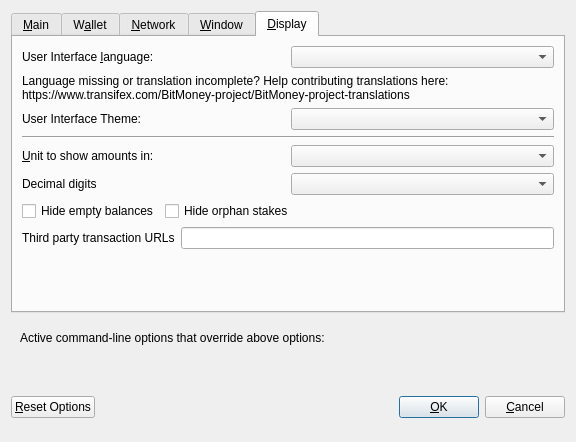
<?xml version="1.0" encoding="UTF-8"?>
<ui version="4.0">
 <class>OptionsDialog</class>
 <widget class="QDialog" name="OptionsDialog">
  <property name="geometry">
   <rect>
    <x>0</x>
    <y>0</y>
    <width>576</width>
    <height>442</height>
   </rect>
  </property>
  <property name="windowTitle">
   <string>Options</string>
  </property>
  <property name="modal">
   <bool>true</bool>
  </property>
  <layout class="QVBoxLayout" name="verticalLayout">
   <item>
    <widget class="QTabWidget" name="tabWidget">
     <property name="currentIndex">
      <number>4</number>
     </property>
     <widget class="QWidget" name="tabMain">
      <attribute name="title">
       <string>&amp;Main</string>
      </attribute>
      <layout class="QVBoxLayout" name="verticalLayout_Main">
       <item>
        <widget class="QCheckBox" name="bitcoinAtStartup">
         <property name="toolTip">
          <string>Automatically start BitMoney after logging in to the system.</string>
         </property>
         <property name="text">
          <string>&amp;Start BitMoney on system login</string>
         </property>
        </widget>
       </item>
       <item>
        <layout class="QHBoxLayout" name="horizontalLayout_2_Main">
         <item>
          <widget class="QLabel" name="databaseCacheLabel">
           <property name="text">
            <string>Size of &amp;database cache</string>
           </property>
           <property name="textFormat">
            <enum>Qt::PlainText</enum>
           </property>
           <property name="buddy">
            <cstring>databaseCache</cstring>
           </property>
          </widget>
         </item>
         <item>
          <widget class="QSpinBox" name="databaseCache"/>
         </item>
         <item>
          <widget class="QLabel" name="databaseCacheUnitLabel">
           <property name="text">
            <string>MB</string>
           </property>
           <property name="textFormat">
            <enum>Qt::PlainText</enum>
           </property>
          </widget>
         </item>
         <item>
          <spacer name="horizontalSpacer_2_Main">
           <property name="orientation">
            <enum>Qt::Horizontal</enum>
           </property>
           <property name="sizeHint" stdset="0">
            <size>
             <width>40</width>
             <height>20</height>
            </size>
           </property>
          </spacer>
         </item>
        </layout>
       </item>
       <item>
        <layout class="QHBoxLayout" name="horizontalLayout_3_Main">
         <item>
          <widget class="QLabel" name="threadsScriptVerifLabel">
           <property name="text">
            <string>Number of script &amp;verification threads</string>
           </property>
           <property name="textFormat">
            <enum>Qt::PlainText</enum>
           </property>
           <property name="buddy">
            <cstring>threadsScriptVerif</cstring>
           </property>
          </widget>
         </item>
         <item>
          <widget class="QSpinBox" name="threadsScriptVerif">
           <property name="toolTip">
            <string>(0 = auto, &lt;0 = leave that many cores free)</string>
           </property>
          </widget>
         </item>
         <item>
          <spacer name="horizontalSpacer_3_Main">
           <property name="orientation">
            <enum>Qt::Horizontal</enum>
           </property>
           <property name="sizeHint" stdset="0">
            <size>
             <width>40</width>
             <height>20</height>
            </size>
           </property>
          </spacer>
         </item>
        </layout>
       </item>
       <item>
        <spacer name="verticalSpacer_2">
         <property name="orientation">
          <enum>Qt::Vertical</enum>
         </property>
         <property name="sizeHint" stdset="0">
          <size>
           <width>20</width>
           <height>40</height>
          </size>
         </property>
        </spacer>
       </item>
       <item>
        <widget class="QCheckBox" name="checkBoxZeromintEnable">
         <property name="toolTip">
          <string>Enable automatic minting of BIT units to zBIT</string>
         </property>
         <property name="layoutDirection">
          <enum>Qt::LeftToRight</enum>
         </property>
         <property name="text">
          <string>Enable zBIT Automint</string>
         </property>
        </widget>
       </item>
       <item>
        <layout class="QHBoxLayout" name="horizontalLayout_3">
         <item>
          <widget class="QLabel" name="percentage_label">
           <property name="toolTip">
            <string>Percentage of incoming BIT which get automatically converted to zBIT via Zerocoin Protocol (min: 10%)</string>
           </property>
           <property name="text">
            <string>Percentage of autominted zBIT</string>
           </property>
          </widget>
         </item>
         <item>
          <widget class="QSpinBox" name="zeromintPercentage">
           <property name="minimum">
            <number>1</number>
           </property>
           <property name="maximum">
            <number>100</number>
           </property>
          </widget>
         </item>
        </layout>
       </item>
       <item>
        <layout class="QHBoxLayout" name="horizontalLayout" stretch="0,0">
         <property name="sizeConstraint">
          <enum>QLayout::SetFixedSize</enum>
         </property>
         <item>
          <widget class="QLabel" name="labelPreferredDenom">
           <property name="maximumSize">
            <size>
             <width>16777215</width>
             <height>16777215</height>
            </size>
           </property>
           <property name="toolTip">
            <string>Wait with automatic conversion to Zerocoin until enough BIT for this denomination is available</string>
           </property>
           <property name="text">
            <string>Preferred Automint zBIT Denomination</string>
           </property>
          </widget>
         </item>
         <item>
          <widget class="QComboBox" name="preferredDenom">
           <property name="maximumSize">
            <size>
             <width>16777215</width>
             <height>27</height>
            </size>
           </property>
           <property name="toolTip">
            <string>Wait with automatic conversion to Zerocoin until enough BIT for this denomination is available</string>
           </property>
           <property name="maxVisibleItems">
            <number>9</number>
           </property>
           <property name="maxCount">
            <number>9</number>
           </property>
          </widget>
         </item>
        </layout>
       </item>
      </layout>
     </widget>
     <widget class="QWidget" name="tabWallet">
      <attribute name="title">
       <string>W&amp;allet</string>
      </attribute>
      <layout class="QVBoxLayout" name="verticalLayout_Wallet">
       <item>
        <layout class="QHBoxLayout" name="horizontalLayout_2_Wallet">
         <item>
          <widget class="QLabel" name="labelStakeSplitThresholdText">
           <property name="text">
            <string>Stake split threshold:</string>
           </property>
          </widget>
         </item>
         <item>
          <widget class="QSpinBox" name="spinBoxStakeSplitThreshold">
           <property name="minimum">
            <number>1</number>
           </property>
           <property name="maximum">
            <number>999999</number>
           </property>
          </widget>
         </item>
        </layout>
       </item>
       <item>
        <widget class="QGroupBox" name="groupBox">
         <property name="title">
          <string>Expert</string>
         </property>
         <layout class="QVBoxLayout" name="verticalLayout_2">
          <item>
           <widget class="QCheckBox" name="coinControlFeatures">
            <property name="toolTip">
             <string>Whether to show coin control features or not.</string>
            </property>
            <property name="text">
             <string>Enable coin &amp;control features</string>
            </property>
           </widget>
          </item>
          <item>
           <widget class="QCheckBox" name="showMasternodesTab">
            <property name="toolTip">
             <string>Show additional tab listing all your masternodes in first sub-tab&lt;br/&gt;and all masternodes on the network in second sub-tab.</string>
            </property>
            <property name="text">
             <string>Show Masternodes Tab</string>
            </property>
           </widget>
          </item>
          <item>
           <widget class="QCheckBox" name="spendZeroConfChange">
            <property name="toolTip">
             <string>If you disable the spending of unconfirmed change, the change from a transaction&lt;br/&gt;cannot be used until that transaction has at least one confirmation.&lt;br/&gt;This also affects how your balance is computed.</string>
            </property>
            <property name="text">
             <string>&amp;Spend unconfirmed change</string>
            </property>
           </widget>
          </item>
         </layout>
        </widget>
       </item>
       <item>
        <spacer name="verticalSpacer_Wallet">
         <property name="orientation">
          <enum>Qt::Vertical</enum>
         </property>
         <property name="sizeHint" stdset="0">
          <size>
           <width>20</width>
           <height>40</height>
          </size>
         </property>
        </spacer>
       </item>
      </layout>
     </widget>
     <widget class="QWidget" name="tabNetwork">
      <attribute name="title">
       <string>&amp;Network</string>
      </attribute>
      <layout class="QVBoxLayout" name="verticalLayout_Network">
       <item>
        <widget class="QCheckBox" name="mapPortUpnp">
         <property name="toolTip">
          <string>Automatically open the BitMoney client port on the router. This only works when your router supports UPnP and it is enabled.</string>
         </property>
         <property name="text">
          <string>Map port using &amp;UPnP</string>
         </property>
        </widget>
       </item>
       <item>
        <widget class="QCheckBox" name="allowIncoming">
         <property name="toolTip">
          <string>Accept connections from outside</string>
         </property>
         <property name="text">
          <string>Allow incoming connections</string>
         </property>
        </widget>
       </item>
       <item>
        <widget class="QCheckBox" name="connectSocks">
         <property name="toolTip">
          <string>Connect to the BitMoney network through a SOCKS5 proxy.</string>
         </property>
         <property name="text">
          <string>&amp;Connect through SOCKS5 proxy (default proxy):</string>
         </property>
        </widget>
       </item>
       <item>
        <layout class="QHBoxLayout" name="horizontalLayout_1_Network">
         <item>
          <widget class="QLabel" name="proxyIpLabel">
           <property name="text">
            <string>Proxy &amp;IP:</string>
           </property>
           <property name="textFormat">
            <enum>Qt::PlainText</enum>
           </property>
           <property name="buddy">
            <cstring>proxyIp</cstring>
           </property>
          </widget>
         </item>
         <item>
          <widget class="QValidatedLineEdit" name="proxyIp">
           <property name="minimumSize">
            <size>
             <width>140</width>
             <height>0</height>
            </size>
           </property>
           <property name="maximumSize">
            <size>
             <width>140</width>
             <height>16777215</height>
            </size>
           </property>
           <property name="toolTip">
            <string>IP address of the proxy (e.g. IPv4: 127.0.0.1 / IPv6: ::1)</string>
           </property>
          </widget>
         </item>
         <item>
          <widget class="QLabel" name="proxyPortLabel">
           <property name="text">
            <string>&amp;Port:</string>
           </property>
           <property name="textFormat">
            <enum>Qt::PlainText</enum>
           </property>
           <property name="buddy">
            <cstring>proxyPort</cstring>
           </property>
          </widget>
         </item>
         <item>
          <widget class="QLineEdit" name="proxyPort">
           <property name="minimumSize">
            <size>
             <width>55</width>
             <height>0</height>
            </size>
           </property>
           <property name="maximumSize">
            <size>
             <width>55</width>
             <height>16777215</height>
            </size>
           </property>
           <property name="toolTip">
            <string>Port of the proxy (e.g. 9050)</string>
           </property>
          </widget>
         </item>
         <item>
          <spacer name="horizontalSpacer_1_Network">
           <property name="orientation">
            <enum>Qt::Horizontal</enum>
           </property>
           <property name="sizeHint" stdset="0">
            <size>
             <width>40</width>
             <height>20</height>
            </size>
           </property>
          </spacer>
         </item>
        </layout>
       </item>
       <item>
        <spacer name="verticalSpacer_Network">
         <property name="orientation">
          <enum>Qt::Vertical</enum>
         </property>
         <property name="sizeHint" stdset="0">
          <size>
           <width>20</width>
           <height>40</height>
          </size>
         </property>
        </spacer>
       </item>
      </layout>
     </widget>
     <widget class="QWidget" name="tabWindow">
      <attribute name="title">
       <string>&amp;Window</string>
      </attribute>
      <layout class="QVBoxLayout" name="verticalLayout_Window">
       <item>
        <widget class="QCheckBox" name="minimizeToTray">
         <property name="toolTip">
          <string>Show only a tray icon after minimizing the window.</string>
         </property>
         <property name="text">
          <string>&amp;Minimize to the tray instead of the taskbar</string>
         </property>
        </widget>
       </item>
       <item>
        <widget class="QCheckBox" name="minimizeOnClose">
         <property name="toolTip">
          <string>Minimize instead of exit the application when the window is closed. When this option is enabled, the application will be closed only after selecting Quit in the menu.</string>
         </property>
         <property name="text">
          <string>M&amp;inimize on close</string>
         </property>
        </widget>
       </item>
       <item>
        <spacer name="verticalSpacer_Window">
         <property name="orientation">
          <enum>Qt::Vertical</enum>
         </property>
         <property name="sizeHint" stdset="0">
          <size>
           <width>20</width>
           <height>40</height>
          </size>
         </property>
        </spacer>
       </item>
      </layout>
     </widget>
     <widget class="QWidget" name="tabDisplay">
      <attribute name="title">
       <string>&amp;Display</string>
      </attribute>
      <layout class="QVBoxLayout" name="verticalLayout_Display">
       <item>
        <layout class="QHBoxLayout" name="horizontalLayout_1_Display">
         <item>
          <widget class="QLabel" name="langLabel">
           <property name="text">
            <string>User Interface &amp;language:</string>
           </property>
           <property name="textFormat">
            <enum>Qt::PlainText</enum>
           </property>
           <property name="buddy">
            <cstring>lang</cstring>
           </property>
          </widget>
         </item>
         <item>
          <widget class="QValueComboBox" name="lang">
           <property name="toolTip">
            <string>The user interface language can be set here. This setting will take effect after restarting BitMoney.</string>
           </property>
          </widget>
         </item>
        </layout>
       </item>
       <item>
        <widget class="QLabel" name="label_3">
         <property name="toolTip">
          <string notr="true"/>
         </property>
         <property name="statusTip">
          <string notr="true"/>
         </property>
         <property name="whatsThis">
          <string notr="true"/>
         </property>
         <property name="accessibleName">
          <string notr="true"/>
         </property>
         <property name="text">
          <string>Language missing or translation incomplete? Help contributing translations here:
https://www.transifex.com/BitMoney-project/BitMoney-project-translations</string>
         </property>
         <property name="wordWrap">
          <bool>true</bool>
         </property>
         <property name="openExternalLinks">
          <bool>true</bool>
         </property>
         <property name="textInteractionFlags">
          <set>Qt::TextBrowserInteraction</set>
         </property>
        </widget>
       </item>
       <item>
        <layout class="QHBoxLayout" name="horizontalLayout_2_Display" stretch="0,0">
         <item>
          <widget class="QLabel" name="themeLabel">
           <property name="text">
            <string>User Interface Theme:</string>
           </property>
          </widget>
         </item>
         <item>
          <widget class="QValueComboBox" name="theme"/>
         </item>
        </layout>
       </item>
       <item>
        <widget class="Line" name="line">
         <property name="orientation">
          <enum>Qt::Horizontal</enum>
         </property>
        </widget>
       </item>
       <item>
        <layout class="QHBoxLayout" name="horizontalLayout_3_Display">
         <item>
          <widget class="QLabel" name="unitLabel">
           <property name="text">
            <string>&amp;Unit to show amounts in:</string>
           </property>
           <property name="textFormat">
            <enum>Qt::PlainText</enum>
           </property>
           <property name="buddy">
            <cstring>unit</cstring>
           </property>
          </widget>
         </item>
         <item>
          <widget class="QValueComboBox" name="unit">
           <property name="toolTip">
            <string>Choose the default subdivision unit to show in the interface and when sending coins.</string>
           </property>
          </widget>
         </item>
        </layout>
       </item>
       <item>
        <layout class="QHBoxLayout" name="horizontalLayout_4_Display">
         <item>
          <widget class="QLabel" name="digitsLabel">
           <property name="text">
            <string>Decimal digits</string>
           </property>
          </widget>
         </item>
         <item>
          <widget class="QValueComboBox" name="digits"/>
         </item>
        </layout>
       </item>
       <item>
        <layout class="QHBoxLayout" name="horizontalLayout_5_Display">
         <item>
          <widget class="QCheckBox" name="checkBoxHideZeroBalances">
           <property name="toolTip">
            <string>Hide empty balances</string>
           </property>
           <property name="layoutDirection">
            <enum>Qt::LeftToRight</enum>
           </property>
           <property name="text">
            <string>Hide empty balances</string>
           </property>
          </widget>
         </item>
         <item>
          <widget class="QCheckBox" name="checkBoxHideOrphans">
           <property name="toolTip">
            <string>Hide orphan stakes in transaction lists</string>
           </property>
           <property name="text">
            <string>Hide orphan stakes</string>
           </property>
          </widget>
         </item>
         <item>
          <spacer name="horizontalSpacer">
           <property name="orientation">
            <enum>Qt::Horizontal</enum>
           </property>
           <property name="sizeHint" stdset="0">
            <size>
             <width>40</width>
             <height>20</height>
            </size>
           </property>
          </spacer>
         </item>
        </layout>
       </item>
       <item>
        <layout class="QHBoxLayout" name="horizontalLayout_6_Display">
         <item>
          <widget class="QLabel" name="thirdPartyTxUrlsLabel">
           <property name="toolTip">
            <string>Third party URLs (e.g. a block explorer) that appear in the transactions tab as context menu items. %s in the URL is replaced by transaction hash. Multiple URLs are separated by vertical bar |.</string>
           </property>
           <property name="text">
            <string>Third party transaction URLs</string>
           </property>
           <property name="buddy">
            <cstring>thirdPartyTxUrls</cstring>
           </property>
          </widget>
         </item>
         <item>
          <widget class="QLineEdit" name="thirdPartyTxUrls">
           <property name="toolTip">
            <string>Third party URLs (e.g. a block explorer) that appear in the transactions tab as context menu items. %s in the URL is replaced by transaction hash. Multiple URLs are separated by vertical bar |.</string>
           </property>
          </widget>
         </item>
        </layout>
       </item>
       <item>
        <spacer name="verticalSpacer">
         <property name="orientation">
          <enum>Qt::Vertical</enum>
         </property>
         <property name="sizeHint" stdset="0">
          <size>
           <width>20</width>
           <height>40</height>
          </size>
         </property>
        </spacer>
       </item>
      </layout>
     </widget>
    </widget>
   </item>
   <item>
    <widget class="QFrame" name="frame">
     <layout class="QVBoxLayout" name="verticalLayout_Bottom">
      <item>
       <layout class="QHBoxLayout" name="horizontalLayout_Bottom">
        <item>
         <widget class="QLabel" name="overriddenByCommandLineInfoLabel">
          <property name="text">
           <string>Active command-line options that override above options:</string>
          </property>
          <property name="textFormat">
           <enum>Qt::PlainText</enum>
          </property>
         </widget>
        </item>
        <item>
         <spacer name="horizontalSpacer_Bottom">
          <property name="orientation">
           <enum>Qt::Horizontal</enum>
          </property>
          <property name="sizeHint" stdset="0">
           <size>
            <width>40</width>
            <height>20</height>
           </size>
          </property>
         </spacer>
        </item>
       </layout>
      </item>
      <item>
       <widget class="QLabel" name="overriddenByCommandLineLabel">
        <property name="text">
         <string/>
        </property>
        <property name="textFormat">
         <enum>Qt::PlainText</enum>
        </property>
        <property name="wordWrap">
         <bool>true</bool>
        </property>
       </widget>
      </item>
     </layout>
    </widget>
   </item>
   <item>
    <layout class="QHBoxLayout" name="horizontalLayout_Buttons">
     <item>
      <widget class="QPushButton" name="resetButton">
       <property name="toolTip">
        <string>Reset all client options to default.</string>
       </property>
       <property name="text">
        <string>&amp;Reset Options</string>
       </property>
       <property name="autoDefault">
        <bool>false</bool>
       </property>
      </widget>
     </item>
     <item>
      <spacer name="horizontalSpacer_1">
       <property name="orientation">
        <enum>Qt::Horizontal</enum>
       </property>
       <property name="sizeHint" stdset="0">
        <size>
         <width>40</width>
         <height>48</height>
        </size>
       </property>
      </spacer>
     </item>
     <item>
      <widget class="QLabel" name="statusLabel">
       <property name="minimumSize">
        <size>
         <width>200</width>
         <height>0</height>
        </size>
       </property>
       <property name="font">
        <font>
         <weight>75</weight>
         <bold>true</bold>
        </font>
       </property>
       <property name="text">
        <string/>
       </property>
       <property name="textFormat">
        <enum>Qt::PlainText</enum>
       </property>
       <property name="wordWrap">
        <bool>true</bool>
       </property>
      </widget>
     </item>
     <item>
      <spacer name="horizontalSpacer_2">
       <property name="orientation">
        <enum>Qt::Horizontal</enum>
       </property>
       <property name="sizeHint" stdset="0">
        <size>
         <width>40</width>
         <height>48</height>
        </size>
       </property>
      </spacer>
     </item>
     <item>
      <widget class="QPushButton" name="okButton">
       <property name="text">
        <string>&amp;OK</string>
       </property>
       <property name="autoDefault">
        <bool>false</bool>
       </property>
       <property name="default">
        <bool>true</bool>
       </property>
      </widget>
     </item>
     <item>
      <widget class="QPushButton" name="cancelButton">
       <property name="text">
        <string>&amp;Cancel</string>
       </property>
       <property name="autoDefault">
        <bool>false</bool>
       </property>
      </widget>
     </item>
    </layout>
   </item>
  </layout>
 </widget>
 <customwidgets>
  <customwidget>
   <class>QValidatedLineEdit</class>
   <extends>QLineEdit</extends>
   <header>qvalidatedlineedit.h</header>
  </customwidget>
  <customwidget>
   <class>QValueComboBox</class>
   <extends>QComboBox</extends>
   <header>qvaluecombobox.h</header>
  </customwidget>
 </customwidgets>
 <resources/>
 <connections/>
</ui>
